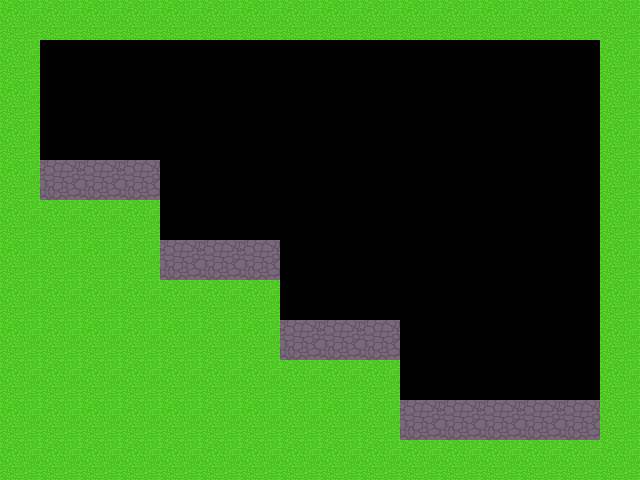

Tiled map render using the project's own tile images. Description and the map definition, with tile-layer contents summarised, below:
An orthogonal 16x12 tile map with 40x40 px tiles, 1 tile layer (Layer 0).

<map version="0.99a" orientation="orthogonal" width="16" height="12" tilewidth="40" tileheight="40">
 <property name="solid_layer" value="Layer 0" />
 <tileset name="Untitled" firstgid="1" tilewidth="40" tileheight="40">
  <image source="simple_tiles.png" />
 </tileset>
 <layer name="Layer 0" width="16" height="12">
  <data>[192 cells, 102 non-empty, 2 distinct tile ids]</data>
 </layer>
</map>
